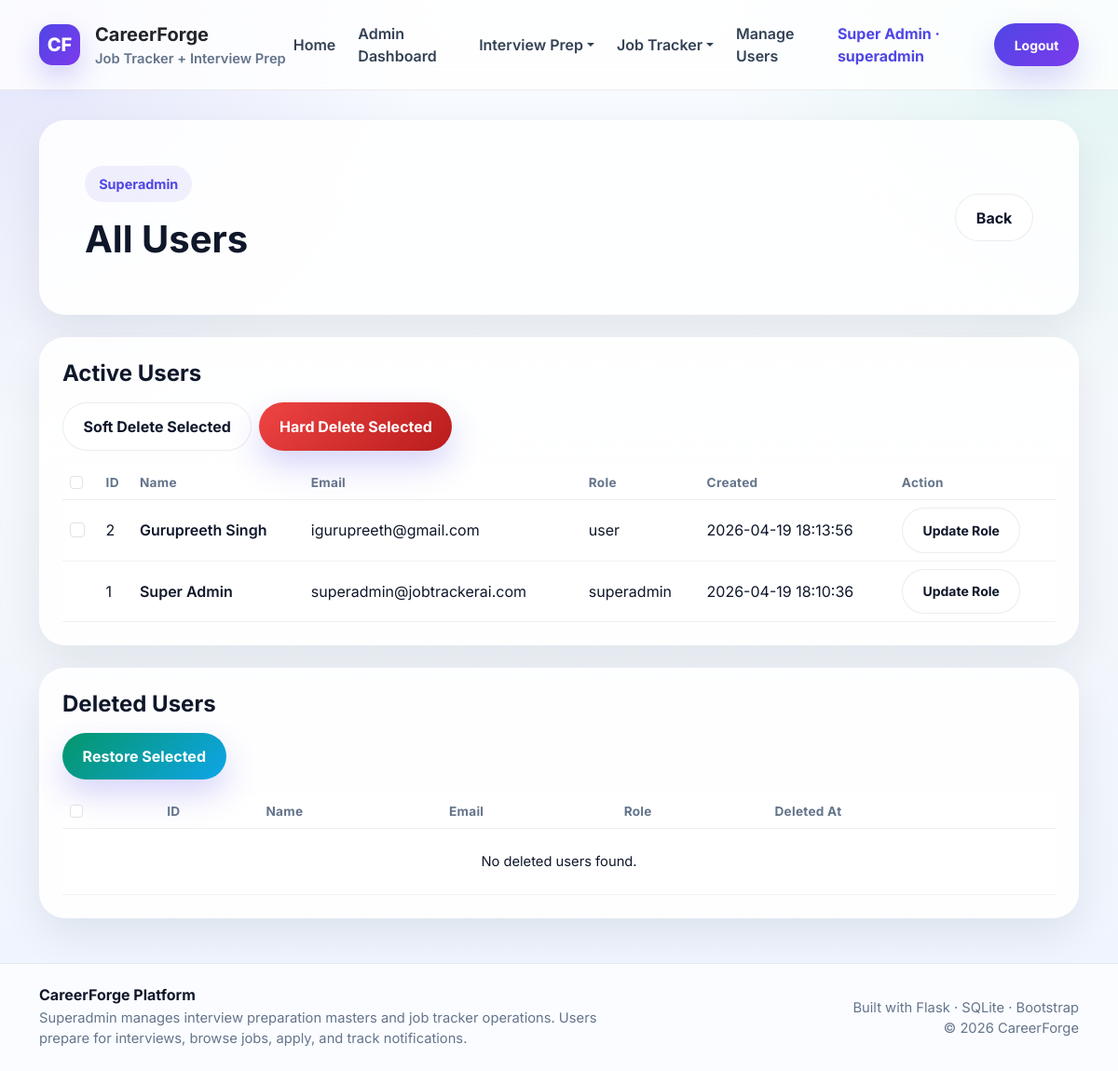
Page /superadmin/all-users (signed in) on the committed database.
### tables this page shows
CREATE TABLE users (
            id INTEGER PRIMARY KEY AUTOINCREMENT,
            full_name TEXT NOT NULL,
            email TEXT NOT NULL UNIQUE,
            password TEXT NOT NULL,
            role TEXT NOT NULL CHECK(role IN ('superadmin', 'user')),
            is_deleted INTEGER DEFAULT 0,
            deleted_at TIMESTAMP NULL,
            created_at TIMESTAMP DEFAULT CURRENT_TIMESTAMP
        );

### app.py (the view)
@app.route("/superadmin/all-users")
@login_required
@role_required("superadmin")
def all_users():
    db = get_db()
    active_users = db.execute(
        """
        SELECT id, full_name, email, role, created_at
        FROM users
        WHERE is_deleted = 0
        ORDER BY id DESC
        """
    ).fetchall()
    deleted_users = db.execute(
        """
        SELECT id, full_name, email, role, created_at, deleted_at
        FROM users
        WHERE is_deleted = 1
        ORDER BY id DESC
        """
    ).fetchall()
    return render_template(
        "all_users.html",
        active_users=active_users,
        deleted_users=deleted_users,
    )

### app.py (called while the page is built)
def get_db():
    if "db" not in g:
        g.db = sqlite3.connect(DATABASE)
        g.db.row_factory = sqlite3.Row
        g.db.execute("PRAGMA foreign_keys = ON")
    return g.db

def login_required(f):
    @wraps(f)
    def decorated_function(*args, **kwargs):
        if "user_id" not in session:
            flash("Please login first.", "warning")
            return redirect(url_for("login"))
        return f(*args, **kwargs)
    return decorated_function

def role_required(required_role):
    def decorator(f):
        @wraps(f)
        def decorated_function(*args, **kwargs):
            if "user_id" not in session:
                flash("Please login first.", "warning")
                return redirect(url_for("login"))
            if session.get("role") != required_role:
                flash("You are not authorized to access this page.", "danger")
                return redirect(url_for("login"))
            return f(*args, **kwargs)
        return decorated_function
    return decorator

@app.context_processor
def inject_user():
    unread_notifications = 0
    if "user_id" in session:
        try:
            db = get_db()
            unread_notifications = db.execute(
                """
                SELECT COUNT(*) AS count
                FROM notifications
                WHERE user_id = ? AND is_read = 0
                """,
                (session.get("user_id"),),
            ).fetchone()["count"]
        except Exception:
            unread_notifications = 0
    return {
        "current_user_name": session.get("full_name"),
        "current_user_role": session.get("role"),
        "current_user_id": session.get("user_id"),
        "is_logged_in": "user_id" in session,
        "unread_notifications_count": unread_notifications,
    }

### templates/all_users.html (shortened to what this page needs)
{% extends "base.html" %}
{% block content %}
<section class="glass-card p-4 p-md-5 mb-4">
  <div class="d-flex justify-content-between align-items-center">
    <div><span class="section-pill">Superadmin</span><h1 class="fw-bold mt-3 mb-2">All Users</h1></div>
    <a href="{{ url_for('super_admin_dashboard') }}" class="btn btn-light-soft">Back</a>
  </div>
</section>
<section class="glass-card p-4 mb-4">
  <h4 class="fw-bold mb-3">Active Users</h4>
  <form method="POST">
    <div class="d-flex gap-2 mb-3 flex-wrap">
      <button formaction="{{ url_for('soft_delete_users') }}" type="submit" class="btn btn-light-soft">Soft Delete Selected</button>
      <button formaction="{{ url_for('hard_delete_users') }}" type="submit" class="btn btn-primary-soft" style="background: linear-gradient(135deg, #ef4444, #b91c1c);">Hard Delete Selected</button>
    </div>
    <div class="table-responsive">
      <table class="table table-clean align-middle mb-0">
        <thead><tr><th><input type="checkbox" id="selectAllActive" class="form-check-input"></th><th>ID</th><th>Name</th><th>Email</th><th>Role</th><th>Created</th><th>Action</th></tr></thead>
        <tbody>
        {% for user in active_users %}
          <tr>
            <td>{% if user.id != current_user_id %}<input type="checkbox" name="selected_users" value="{{ user.id }}" class="form-check-input active-user-checkbox">{% endif %}</td>
            <td>{{ user.id }}</td><td class="fw-semibold">{{ user.full_name }}</td><td>{{ user.email }}</td><td>{{ user.role }}</td><td>{{ user.created_at }}</td>
            <td><a href="{{ url_for('update_role', user_id=user.id) }}" class="btn btn-sm btn-light-soft">Update Role</a></td>
          </tr>
        {% else %}
          <tr><td colspan="7" class="text-center py-4 small-muted">No active users found.</td></tr>
        {% endfor %}
        </tbody>
      </table>
    </div>
  </form>
</section>
<section class="glass-card p-4">
  <h4 class="fw-bold mb-3">Deleted Users</h4>
  <form method="POST" action="{{ url_for('restore_users') }}">
    <button type="submit" class="btn btn-primary-soft mb-3" style="background: linear-gradient(135deg, #059669, #0ea5e9);">Restore Selected</button>
    <div class="table-responsive">
      <table class="table table-clean align-middle mb-0">
        <thead><tr><th><input type="checkbox" id="selectAllDeleted" class="form-check-input"></th><th>ID</th><th>Name</th><th>Email</th><th>Role</th><th>Deleted At</th></tr></thead>
        <tbody>
        {% for user in deleted_users %}
          <tr>
            <td><input type="checkbox" name="selected_deleted_users" value="{{ user.id }}" class="form-check-input deleted-user-checkbox"></td>
            <td>{{ user.id }}</td><td class="fw-semibold">{{ user.full_name }}</td><td>{{ user.email }}</td><td>{{ user.role }}</td><td>{{ user.deleted_at }}</td>
          </tr>
        {% else %}
          <tr><td colspan="6" class="text-center py-4 small-muted">No deleted users found.</td></tr>
        {% endfor %}
        </tbody>
      </table>
    </div>
  </form>
</section>
{% endblock %}

### templates/base.html (shortened to what this page needs)
<!DOCTYPE html>
<html lang="en">
<head>
    <link href="https://cdn.jsdelivr.net/npm/bootstrap@5.3.3/dist/css/bootstrap.min.css" rel="stylesheet" />
</head>
<body>
    <nav class="navbar navbar-expand-lg topbar">
        <div class="container py-2">
            <a class="navbar-brand d-flex align-items-center gap-3 fw-bold text-dark m-0" href="{{ url_for('index') }}">
                <span class="brand-chip">CF</span>
                <span>
                    CareerForge
                    <span class="d-block small-muted fw-semibold">Job Tracker + Interview Prep</span>
                </span>
            </a>
            <div class="d-flex align-items-center gap-2 order-lg-2">
                {% if is_logged_in %}
                <a href="{{ url_for('logout') }}" class="btn btn-sm btn-primary-soft">Logout</a>
                {% else %}
                <a href="{{ url_for('login') }}" class="btn btn-sm btn-light-soft d-none d-lg-inline-flex">Login</a>
                <a href="{{ url_for('register') }}"
                    class="btn btn-sm btn-primary-soft d-none d-lg-inline-flex">Register</a>
                {% endif %}
            </div>
            <div class="collapse navbar-collapse order-lg-1 mt-3 mt-lg-0" id="mainNavbar">
                <ul class="navbar-nav ms-auto align-items-lg-center gap-lg-2">
                    <li class="nav-item">
                        <a class="nav-link" href="{{ url_for('index') }}">Home</a>
                    </li>
                    {% if is_logged_in %}
                    {% if current_user_role == 'superadmin' %}
                    <li class="nav-item">
                        <a class="nav-link" href="{{ url_for('super_admin_dashboard') }}">Admin Dashboard</a>
                    </li>
                    <li class="nav-item dropdown">
                        <a class="nav-link dropdown-toggle" href="#" data-bs-toggle="dropdown">Interview Prep</a>
                    </li>
                    <li class="nav-item dropdown">
                        <a class="nav-link dropdown-toggle" href="#" data-bs-toggle="dropdown">Job Tracker</a>
                    </li>
                    <li class="nav-item">
                        <a class="nav-link" href="{{ url_for('all_users') }}">Manage Users</a>
                    </li>
                    {% endif %}
                    <li class="nav-item">
                        <span class="nav-link fw-bold" style="color: var(--primary) !important;">
                            {{ current_user_name }} · {{ current_user_role }}
                        </span>
                    </li>
                    {% endif %}
                </ul>
            </div>
        </div>
    </nav>
    <main class="page-shell">
        <div class="container">
            {% block content %}{% endblock %}
        </div>
    </main>
    <footer class="mt-auto">
        <div class="container py-4">
            <div class="row g-3 align-items-center">
                <div class="col-md-7">
                    <h6 class="fw-bold mb-1">CareerForge Platform</h6>
                    <p class="mb-0 small-muted">
                        Superadmin manages interview preparation masters and job tracker operations. Users prepare for
                        interviews, browse jobs, apply, and track notifications.
                    </p>
                </div>
                <div class="col-md-5 text-md-end">
                    <div class="small-muted">Built with Flask · SQLite · Bootstrap</div>
                    <div class="small-muted">© 2026 CareerForge</div>
                </div>
            </div>
        </div>
    </footer>
</body>
</html>

### templates/base.html (style rules this page uses)
:root { --text: #0f172a; --muted: #64748b; --line: rgba(15, 23, 42, 0.08); --card: rgba(255, 255, 255, 0.88); --primary: #4f46e5; --primary-2: #7c3aed; --success: #059669; --warning: #d97706; --danger: #dc2626; }
body { margin: 0; font-family: "Inter", sans-serif; color: var(--text); background: radial-gradient(circle at top left, rgba(79, 70, 229, 0.12), transparent 28%), radial-gradient(circle at top right, rgba(16, 185, 129, 0.10), transparent 26%), linear-gradient(180deg, #f8fbff 0%, #f4f7fb 48%, #eef4ff 100%); min-height: 100vh; }
.topbar { position: sticky; top: 0; z-index: 1030; backdrop-filter: blur(18px); background: rgba(255, 255, 255, 0.82); border-bottom: 1px solid var(--line); }
.brand-chip { width: 44px; height: 44px; border-radius: 14px; display: inline-flex; align-items: center; justify-content: center; background: linear-gradient(135deg, var(--primary), var(--primary-2)); color: #fff; font-weight: 800; box-shadow: 0 14px 32px rgba(79, 70, 229, 0.25); }
.nav-link { color: #334155 !important; font-weight: 600; }
.btn-primary-soft { background: linear-gradient(135deg, var(--primary), var(--primary-2)); color: #fff; border: none; border-radius: 999px; font-weight: 700; padding: 0.8rem 1.35rem; box-shadow: 0 16px 34px rgba(79, 70, 229, 0.22); }
.btn-light-soft { background: rgba(255, 255, 255, 0.9); color: var(--text); border: 1px solid var(--line); border-radius: 999px; font-weight: 700; padding: 0.8rem 1.35rem; }
.glass-card { background: var(--card); border: 1px solid rgba(255, 255, 255, 0.7); box-shadow: 0 18px 45px rgba(15, 23, 42, 0.08); border-radius: 28px; }
.section-pill { display: inline-flex; align-items: center; gap: .5rem; border-radius: 999px; padding: .55rem .95rem; background: rgba(79, 70, 229, 0.08); color: var(--primary); font-size: .9rem; font-weight: 700; }
.table-clean th { font-size: .85rem; letter-spacing: .02em; color: var(--muted); font-weight: 700; border-bottom-color: var(--line) !important; white-space: nowrap; }
.table-clean td { color: #0f172a; border-bottom-color: rgba(15, 23, 42, 0.06) !important; vertical-align: middle; }
.small-muted { color: var(--muted); font-size: .92rem; }
.page-shell { padding: 2rem 0 3rem; }
footer { border-top: 1px solid var(--line); background: rgba(255, 255, 255, 0.72); backdrop-filter: blur(16px); }

### rows in the picture
users: full_name "Super Admin", role "superadmin", id "1", email "superadmin@jobtrackerai.com", created_at "2026-04-19 18:10:36"
users: id "2", full_name "Gurupreeth Singh", email "igurupreeth@gmail.com", role "user", created_at "2026-04-19 18:13:56"
